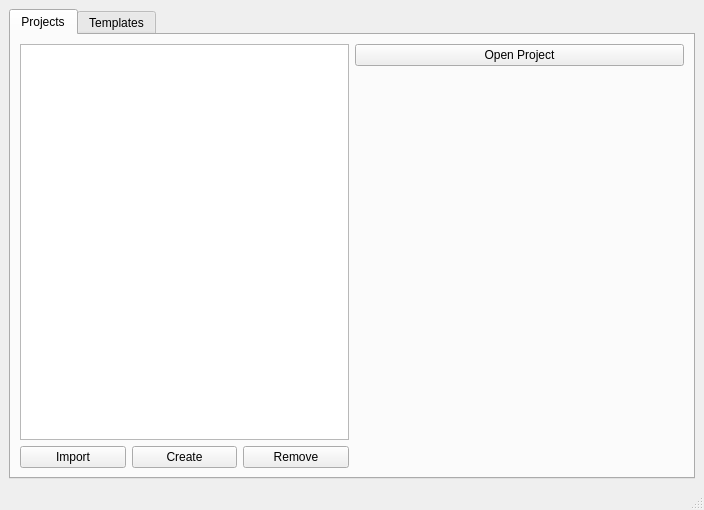
<?xml version="1.0" encoding="UTF-8"?>
<ui version="4.0">
 <class>MainWindow</class>
 <widget class="QMainWindow" name="MainWindow">
  <property name="geometry">
   <rect>
    <x>0</x>
    <y>0</y>
    <width>704</width>
    <height>510</height>
   </rect>
  </property>
  <property name="windowTitle">
   <string>Project Manager</string>
  </property>
  <widget class="QWidget" name="centralwidget">
   <layout class="QHBoxLayout" name="horizontalLayout_3">
    <item>
     <widget class="QTabWidget" name="tabWidget">
      <property name="currentIndex">
       <number>0</number>
      </property>
      <widget class="QWidget" name="tab">
       <attribute name="title">
        <string>Projects</string>
       </attribute>
       <layout class="QHBoxLayout" name="horizontalLayout_4">
        <item>
         <layout class="QHBoxLayout" name="horizontalLayout_2">
          <item>
           <layout class="QVBoxLayout" name="verticalLayout">
            <item>
             <widget class="QListWidget" name="listWidget"/>
            </item>
            <item>
             <layout class="QHBoxLayout" name="horizontalLayout">
              <item>
               <widget class="QPushButton" name="pushButton">
                <property name="text">
                 <string>Import</string>
                </property>
               </widget>
              </item>
              <item>
               <widget class="QPushButton" name="pushButton_2">
                <property name="text">
                 <string>Create</string>
                </property>
               </widget>
              </item>
              <item>
               <widget class="QPushButton" name="pushButton_3">
                <property name="text">
                 <string>Remove</string>
                </property>
               </widget>
              </item>
             </layout>
            </item>
           </layout>
          </item>
          <item>
           <layout class="QVBoxLayout" name="verticalLayout_2">
            <item>
             <widget class="QPushButton" name="pushButton_4">
              <property name="text">
               <string>Open Project</string>
              </property>
             </widget>
            </item>
            <item>
             <spacer name="horizontalSpacer">
              <property name="orientation">
               <enum>Qt::Horizontal</enum>
              </property>
              <property name="sizeHint" stdset="0">
               <size>
                <width>40</width>
                <height>20</height>
               </size>
              </property>
             </spacer>
            </item>
            <item>
             <spacer name="verticalSpacer">
              <property name="orientation">
               <enum>Qt::Vertical</enum>
              </property>
              <property name="sizeHint" stdset="0">
               <size>
                <width>20</width>
                <height>40</height>
               </size>
              </property>
             </spacer>
            </item>
           </layout>
          </item>
         </layout>
        </item>
       </layout>
      </widget>
      <widget class="QWidget" name="tab_2">
       <attribute name="title">
        <string>Templates</string>
       </attribute>
       <layout class="QHBoxLayout" name="horizontalLayout_6">
        <item>
         <layout class="QVBoxLayout" name="verticalLayout_3">
          <item>
           <widget class="QListWidget" name="templatesListWidget"/>
          </item>
          <item>
           <layout class="QHBoxLayout" name="horizontalLayout_5">
            <item>
             <widget class="QPushButton" name="pushButton_6">
              <property name="text">
               <string>Import</string>
              </property>
             </widget>
            </item>
            <item>
             <widget class="QPushButton" name="pushButton_5">
              <property name="text">
               <string>Remove</string>
              </property>
             </widget>
            </item>
           </layout>
          </item>
         </layout>
        </item>
        <item>
         <layout class="QFormLayout" name="formLayout">
          <item row="0" column="1">
           <widget class="QLineEdit" name="templateAuthorEdit">
            <property name="readOnly">
             <bool>true</bool>
            </property>
           </widget>
          </item>
          <item row="0" column="0">
           <widget class="QLabel" name="label">
            <property name="text">
             <string>Author:</string>
            </property>
           </widget>
          </item>
          <item row="1" column="0">
           <widget class="QLabel" name="label_2">
            <property name="text">
             <string>Version:</string>
            </property>
           </widget>
          </item>
          <item row="1" column="1">
           <widget class="QLineEdit" name="templateVersionEdit">
            <property name="readOnly">
             <bool>true</bool>
            </property>
           </widget>
          </item>
          <item row="2" column="1">
           <widget class="QPlainTextEdit" name="templateDescriptionEdit">
            <property name="undoRedoEnabled">
             <bool>false</bool>
            </property>
            <property name="readOnly">
             <bool>true</bool>
            </property>
           </widget>
          </item>
          <item row="2" column="0">
           <widget class="QLabel" name="label_3">
            <property name="text">
             <string>Description:</string>
            </property>
           </widget>
          </item>
         </layout>
        </item>
       </layout>
      </widget>
     </widget>
    </item>
   </layout>
  </widget>
  <widget class="QMenuBar" name="menubar">
   <property name="geometry">
    <rect>
     <x>0</x>
     <y>0</y>
     <width>704</width>
     <height>30</height>
    </rect>
   </property>
  </widget>
  <widget class="QStatusBar" name="statusbar"/>
 </widget>
 <resources/>
 <connections>
  <connection>
   <sender>pushButton_6</sender>
   <signal>clicked()</signal>
   <receiver>MainWindow</receiver>
   <slot>importTemplate()</slot>
   <hints>
    <hint type="sourcelabel">
     <x>132</x>
     <y>448</y>
    </hint>
    <hint type="destinationlabel">
     <x>119</x>
     <y>482</y>
    </hint>
   </hints>
  </connection>
  <connection>
   <sender>pushButton_5</sender>
   <signal>clicked()</signal>
   <receiver>MainWindow</receiver>
   <slot>removeTemplate()</slot>
   <hints>
    <hint type="sourcelabel">
     <x>287</x>
     <y>453</y>
    </hint>
    <hint type="destinationlabel">
     <x>270</x>
     <y>481</y>
    </hint>
   </hints>
  </connection>
  <connection>
   <sender>templatesListWidget</sender>
   <signal>currentTextChanged(QString)</signal>
   <receiver>MainWindow</receiver>
   <slot>updateTemplateData(QString)</slot>
   <hints>
    <hint type="sourcelabel">
     <x>177</x>
     <y>231</y>
    </hint>
    <hint type="destinationlabel">
     <x>322</x>
     <y>482</y>
    </hint>
   </hints>
  </connection>
  <connection>
   <sender>pushButton</sender>
   <signal>clicked()</signal>
   <receiver>MainWindow</receiver>
   <slot>importProject()</slot>
   <hints>
    <hint type="sourcelabel">
     <x>67</x>
     <y>441</y>
    </hint>
    <hint type="destinationlabel">
     <x>3</x>
     <y>433</y>
    </hint>
   </hints>
  </connection>
  <connection>
   <sender>pushButton_2</sender>
   <signal>clicked()</signal>
   <receiver>MainWindow</receiver>
   <slot>createProject()</slot>
   <hints>
    <hint type="sourcelabel">
     <x>213</x>
     <y>452</y>
    </hint>
    <hint type="destinationlabel">
     <x>4</x>
     <y>466</y>
    </hint>
   </hints>
  </connection>
  <connection>
   <sender>pushButton_3</sender>
   <signal>clicked()</signal>
   <receiver>MainWindow</receiver>
   <slot>removeProject()</slot>
   <hints>
    <hint type="sourcelabel">
     <x>303</x>
     <y>452</y>
    </hint>
    <hint type="destinationlabel">
     <x>0</x>
     <y>409</y>
    </hint>
   </hints>
  </connection>
  <connection>
   <sender>pushButton_4</sender>
   <signal>clicked()</signal>
   <receiver>MainWindow</receiver>
   <slot>openSelectedProject()</slot>
   <hints>
    <hint type="sourcelabel">
     <x>469</x>
     <y>94</y>
    </hint>
    <hint type="destinationlabel">
     <x>308</x>
     <y>35</y>
    </hint>
   </hints>
  </connection>
 </connections>
 <slots>
  <slot>createProject()</slot>
  <slot>importProject()</slot>
  <slot>openSelectedProject()</slot>
  <slot>removeProject()</slot>
  <slot>importTemplate()</slot>
  <slot>removeTemplate()</slot>
  <slot>updateTemplateData(QString)</slot>
 </slots>
</ui>
